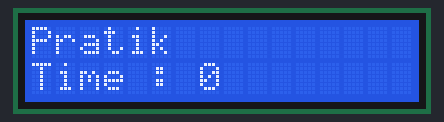
Recording of a sketch running on a simulated Arduino Uno, built with avr-gcc and run on an emulated ATmega328P. Shown: 16×2 character LCD.

Above: at 0.1 s.
At 4.1 s:
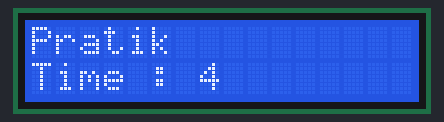
At 9.1 s:
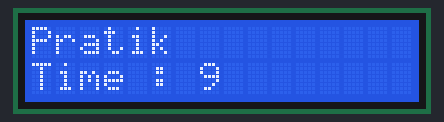
At 19.1 s:
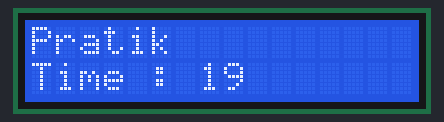
At 28.1 s:
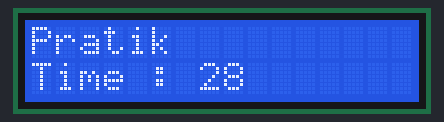
At 38.1 s:
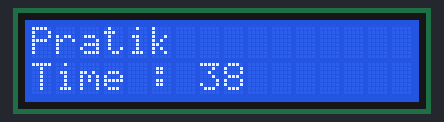

The sketch:

lcd_example1.ino
```cpp
#include<LiquidCrystal.h>

LiquidCrystal lcd(6,7,2,3,4,5); //RS,enable, data pins in ascending order
void setup()
{
  lcd.begin(16,2);    // 16x2 is the size of LCD ; 16 alpha 2 lines
  lcd.clear();
  lcd.setCursor(0,0);   // 0th character of 0th line
  lcd.print("Pratik");  // Cursor is currently at 0,7
  lcd.setCursor(0,1);   // 0th character of 1th Line
  lcd.print("Time : "); // Cursor is at 7,1
}

void loop()
{
  lcd.setCursor(7,1);   // to prevent cursor from sliding
  lcd.print(millis()/1000);
  delay(1000);
}


// LED pins = LED backlight
```

Measured:
- what the display in image 1 shows lasts 1.0 s, from 4.1 s to 5.1 s
